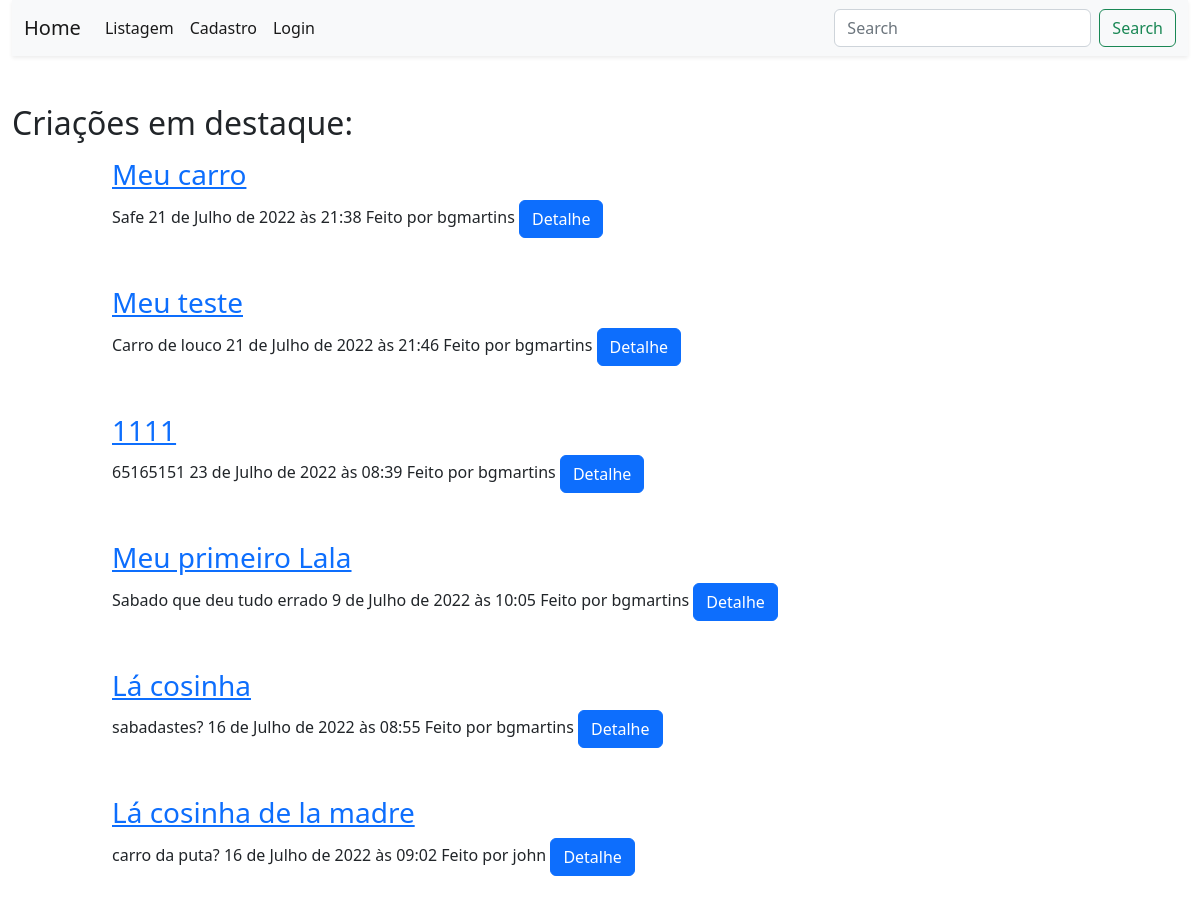
The app's page /, older data.
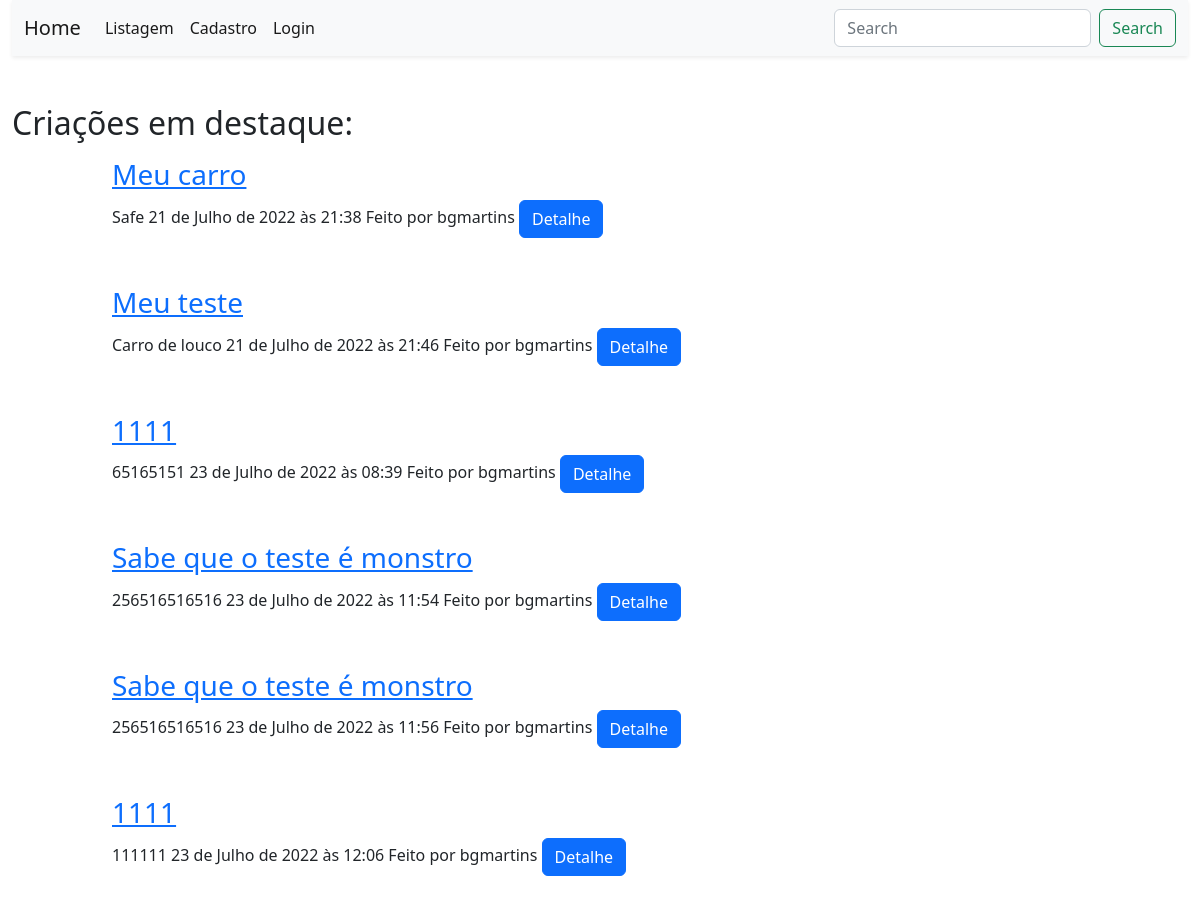
The same page, newer data.
### blog/models.py (models this page shows, shortened)
class Post(models.Model):
    autor = models.ForeignKey(settings.AUTH_USER_MODEL, on_delete=models.CASCADE)
    titulo = models.CharField(max_length=200)
    text = models.TextField()
    data_criacao = models.DateTimeField(default=timezone.now)
    data_pub = models.DateTimeField(blank=True, null=True)

### blog/views.py (the view)
# urls.py: path('', Minha_home.as_view(), name='home'),
class Minha_home(generic.TemplateView):
    template_name = "blog/home.html"
    def get(self, request, *args, **kwargs):
        context = super(Minha_home, self).get_context_data(**kwargs)
        obj = Post.objects.filter(data_criacao__lte=timezone.now())
        obj = obj.order_by('data_pub')
        context.update({
            'obj' : obj[:6]
        })
        return super(Minha_home, self).get( request, *args, **context)

### blog/templates/blog/home.html (shortened to what this page needs)
{% extends 'blog/base.html' %}
{% block conteudo %}
    <div class="col-10 mb-3">
        <h2>Criações em destaque:</h2>
    </div>
    {% for post in obj %}
    <div class="row justify-content-center">
        <div class="col-10 mb-5">
            <h3><a href="{% url 'detalhe' post.id %}">{{post.titulo}}</a></h3>
            <span>{{post.text}}</span>
            <span>{{post.data_criacao}}</span>
            <span>Feito por {{post.autor}}</span>
            <a href="{% url 'detalhe' post.id %}" class="btn btn-primary">Detalhe</a>
        </div>
    </div>
    {% endfor %}
{% endblock %}

Row changes from the older to the newer data that the page shows:
no longer on this page (row unchanged): Post: titulo "Meu primeiro Lala", text "Sabado que deu tudo errado", data_criacao "9 de Julho de 2022 às 10:05", autor "bgmartins"
no longer on this page (row unchanged): Post: titulo "Lá cosinha", text "sabadastes?", data_criacao "16 de Julho de 2022 às 08:55", autor "bgmartins"
no longer on this page (row unchanged): Post: titulo "Lá cosinha de la madre", text "carro da puta?", data_criacao "16 de Julho de 2022 às 09:02", autor "john"
added Post: titulo "Sabe que o teste é monstro", text "256516516516", data_criacao "23 de Julho de 2022 às 11:54", autor "bgmartins"
added Post: titulo "Sabe que o teste é monstro", text "256516516516", data_criacao "23 de Julho de 2022 às 11:56", autor "bgmartins"
added Post: titulo "1111", text "111111", data_criacao "23 de Julho de 2022 às 12:06", autor "bgmartins"
